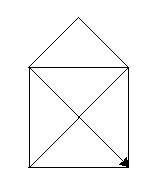

Generate this figure with Python:
#!/usr/bin/env python2

import turtle
import sys
t = turtle.Pen()
t.forward (100)
t.left(90)
t.forward(100)
t.left(90)
t.forward(100)
t.right(135)
t.forward(71)
t.right(90)
t.forward(71)
t.right(90)
t.forward(141)
t.right(135)
t.forward(100)
t.right(135)
t.forward(141)

sys.stdin.readline()
